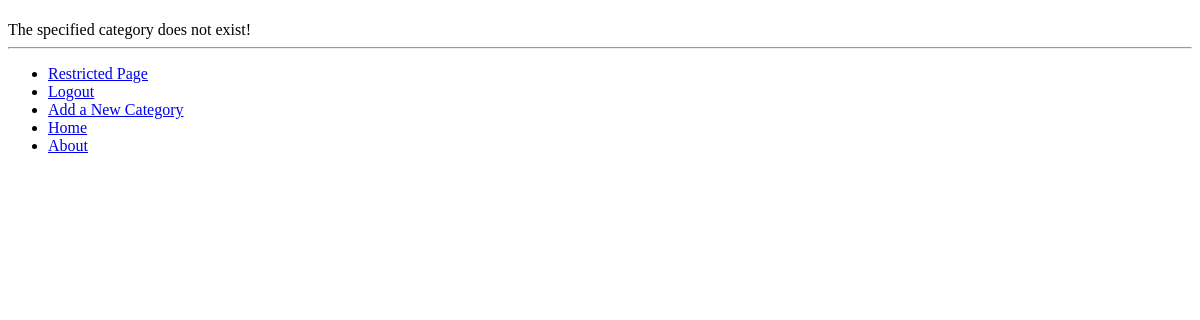
The app's page /rango/category/lulz/ (signed in), older data.
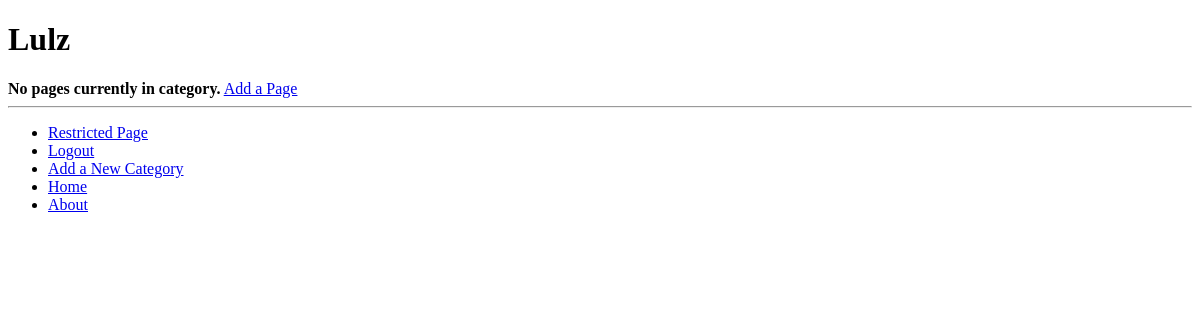
The same page, newer data.
### rango/models.py (models this page shows, shortened)
class Category(models.Model):
    name = models.CharField(max_length=128, unique=True)
    views = models.IntegerField(default=0)
    likes = models.IntegerField(default=0)
    slug = models.SlugField(default='', unique=True)

### rango/views.py (the view)
# urls.py: url(r'^category/(?P<category_name_slug>[\w\-]+)/add_page/$', views.add_page, name='add_page'),
def category(request, category_name_slug):
    context_dict = {'category_name_slug': category_name_slug}
    try:
        cat = Category.objects.get(slug=category_name_slug)
        context_dict['category_name'] = cat.name
        pages = Page.objects.filter(category=cat)
        context_dict['pages'] = pages
        context_dict['category'] = cat
    except Category.DoesNotExist:
        pass
    return render(request, 'rango/category.html', context_dict)

### rango/templates/rango/category.html (shortened to what this page needs)
{% extends 'rango/base.html' %}
{% load staticfiles %}
{% block body_block %}
    <h1>{{ category_name }}</h1>
    {% if category %}
        {% if pages %}
        <ul>
            {% for page in pages %}
            <li><a href="{{ page.url }}">{{ page.title }}</a></li>
            {% endfor %}
            </ul>
        {% else %}
            <strong>No pages currently in category.</strong>
        {% endif %}
        {% if user.is_authenticated %}
            <a href="/rango/category/{{ category_name_slug }}/add_page">Add a Page</a>
        {% endif %}
    {% else %}
        The specified category {{ category_name }} does not exist!
    {% endif %}
{% endblock %}

Row changes from the older to the newer data that the page shows:
added Category: name "Lulz"
Text that changed along with them:
text no longer shown: "The specified category does not exist!"
text now shown: "No pages currently in category. Add a Page"
